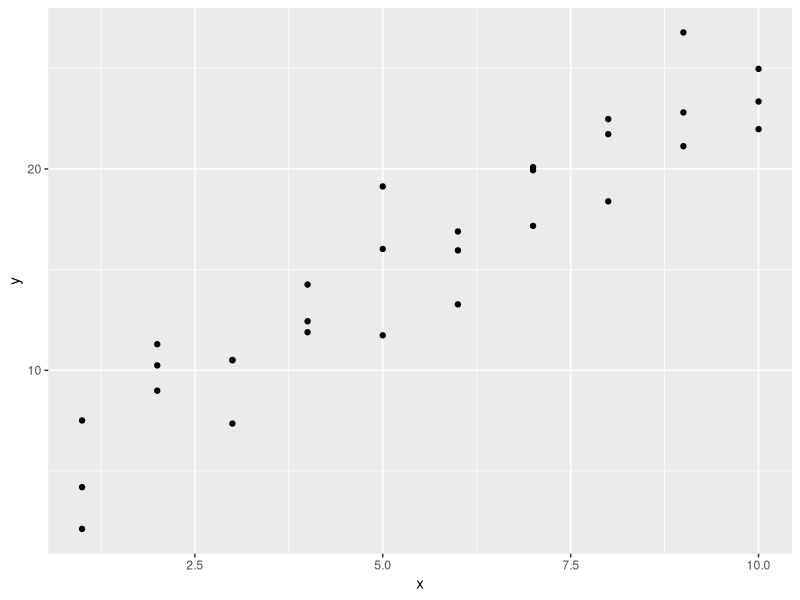
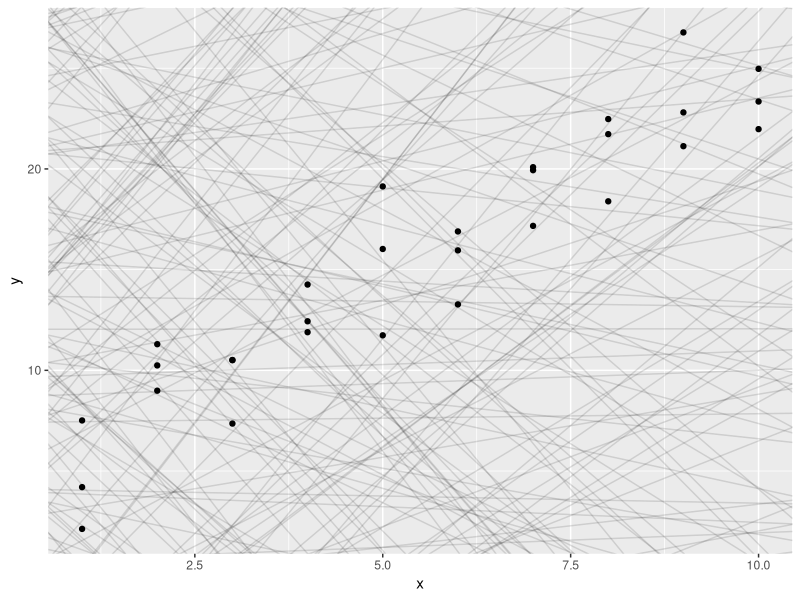
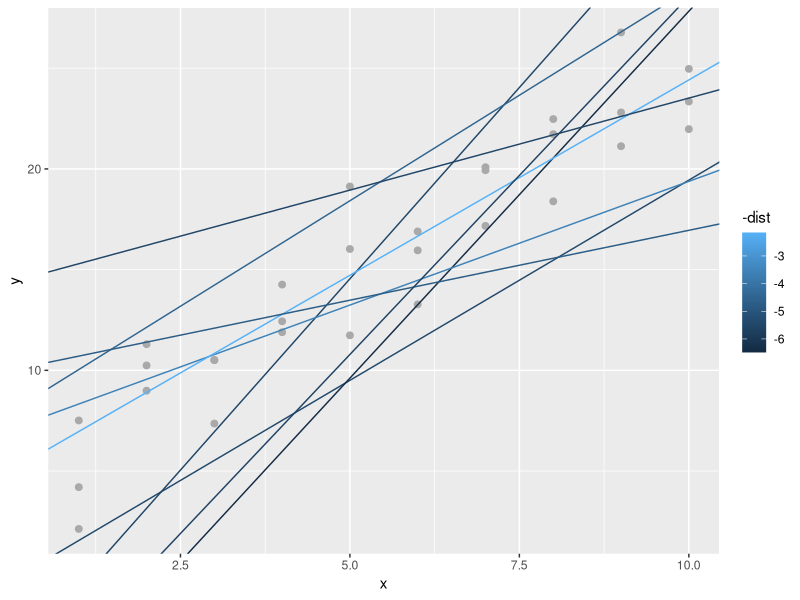
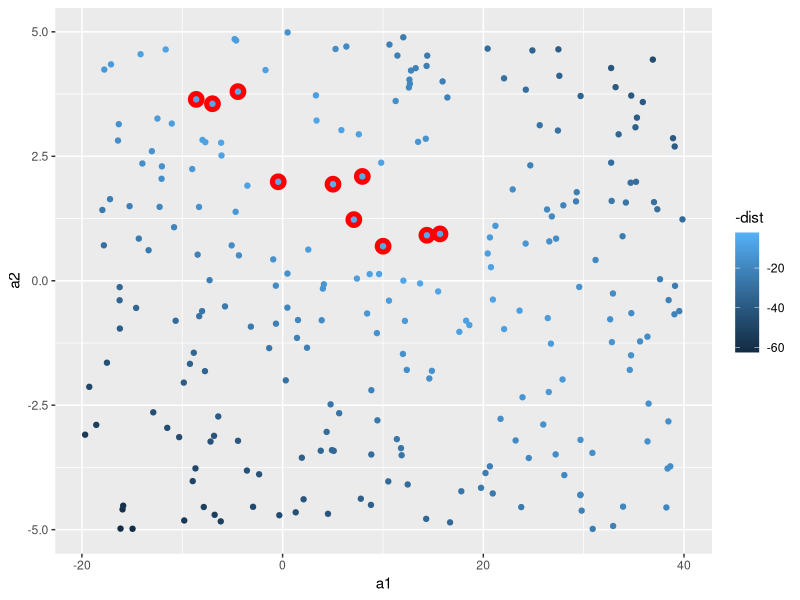
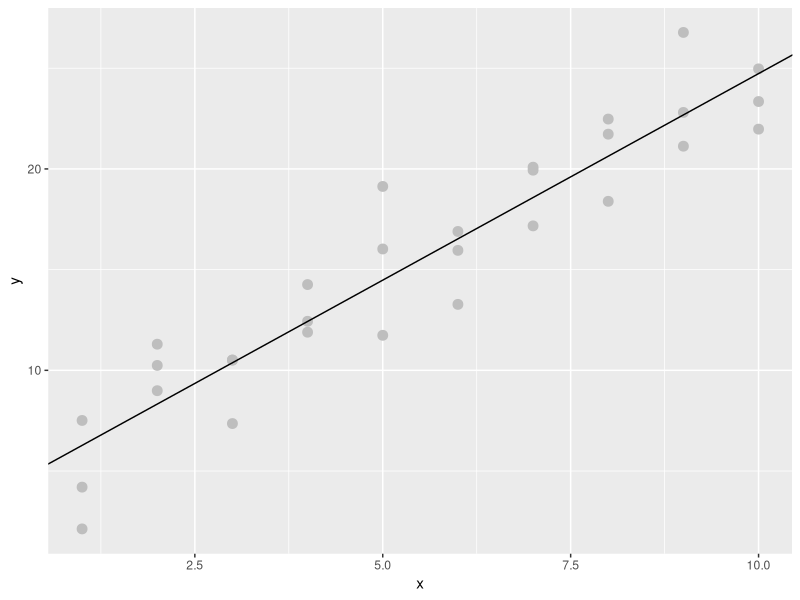
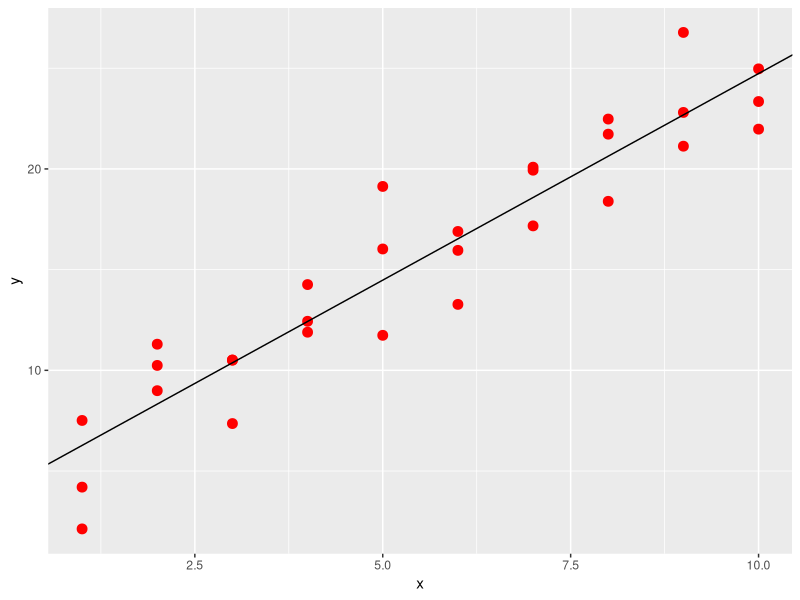
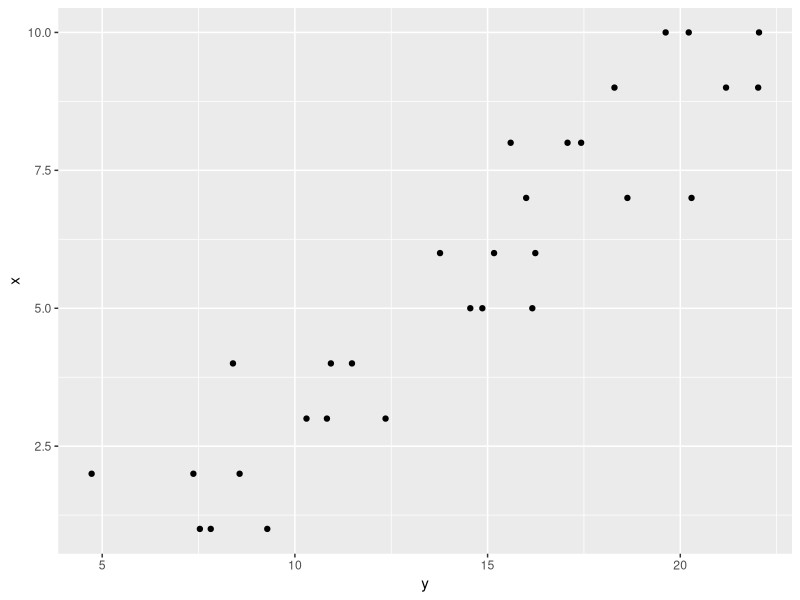
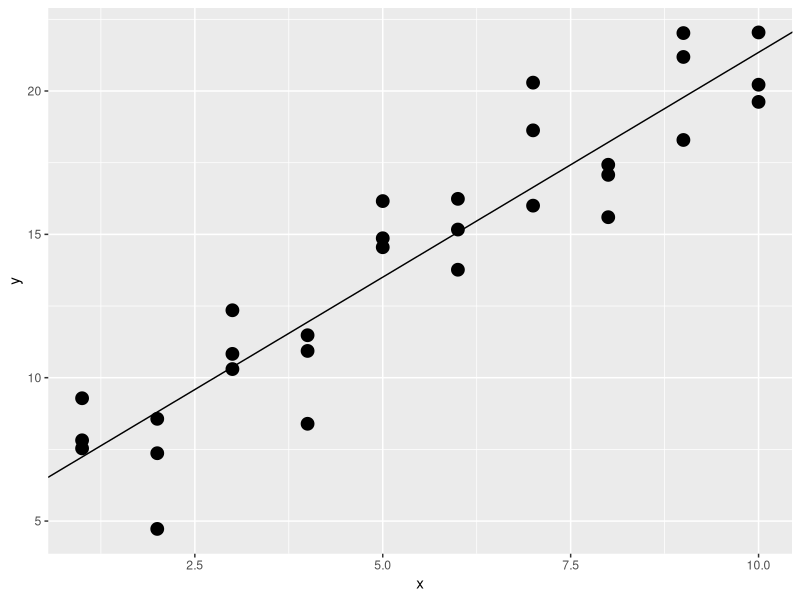

The R source for these figures, in order: (Note: this script raises an error after producing the figures.)
library(tidyverse)
library(modelr)
library(purrr)

options(na.action = na.warn)

ggplot(sim1, aes(x,y))+
  geom_point() 

models <- tibble(
  a1= runif(250, -20, 40),
  a2= runif(250, -5, 5)
)

models
ggplot(sim1, aes(x,y))+
  geom_point() +
  geom_abline(aes(intercept=a1,
                  slope=a2),
              data = models,
              alpha= 1/8)


model1 <- function(a, data) {
  a[1] + data$x * a[2]
}

model1(c(7,1.5), sim1)

qq <-as.tibble(model1(c(7, 1.5), sim1))

qq


measure_distance <- function(mod, data) {
  diff <- data$y - model1(mod, data)
  sqrt(mean(diff ^ 2))
}
measure_distance(c(7, 1.5), sim1)


sim1_dist <- function(a1, a2) {
  measure_distance(c(a1, a2), sim1)
}

models <- models %>% 
  mutate(dist = purrr::map2_dbl(a1, a2, sim1_dist))


models

ggplot(sim1, aes(x,y)) +
  geom_point(size=2, colour="darkgrey")+
  geom_abline(
    aes(intercept=a1, 
        slope=a2,
        colour = -dist),
    data=filter(models, rank(dist) <10)
  )

ggplot(models,
       aes(a1,a2))+
  geom_point(data=filter(models,
                         rank(dist)<11),
                         size=5,
                         colour="red")+
  geom_point(aes(colour=-dist))


best <- optim(c(0,0), measure_distance, data=sim1)

best$par

ggplot(sim1,
       aes(x,y))+
  geom_point(size=3,
             colour="grey")+
  geom_abline(intercept = best$par[1],
              slope = best$par[2])


tupac <- lm(y~x, data=sim1)
coef(tupac)

tupac$coefficients

ggplot(sim1,
       aes(x,y))+
  geom_point(size=3,
             colour="red")+
  geom_abline(intercept = tupac$coefficients[1],
              slope = tupac$coefficients[2])


# exercise ----------------------------------------------------------------

sim1a <- tibble(
  x = rep(1:10, each = 3),
  y = x * 1.5 + 6 + rt(length(x), df = 2)
)

ggplot(sim1a, aes(y,x))+
  geom_point()

q1a <- lm(y~x, data = sim1a)
q1a

ggplot(sim1a, aes(x,y)) +
  geom_point(size=4) +
  geom_abline(intercept = q1a$coefficients[1],
              slope = q1a$coefficients[2])


# predictions -------------------------------------------------------------


grid <-  sim1 %>%
  data_grid(x)
grid

grid <- grid %>%
  add_predictions(tupac)

ggplot(sim1, aes(x)) +
  geom_point(aes(y=y)) +
  geom_line(aes(y=pred), data = grid,
            colour="red", size = 3)

sim1 <- sim1 %>%
  add_residuals(tupac)

sim1
ggplot(sim1, aes(resid)) +
  geom_freqpoly(binwidth = 1)



ggplot(sim1, aes(x, resid)) +
  geom_ref_line(h = 0) +
  geom_point()



# EXERCISE 2 -------------------------------------------------------------
### 1
q1a <- loess(y~x, data = sim1a)
q1a

grid <-  sim1a %>%
  data_grid(x)
grid

grid <- grid %>%
  add_predictions(q1a)

grid

ggplot(sim1, aes(x)) +
  geom_point(aes(y=y)) +
  geom_line(aes(y=pred), data = grid,
            colour="red", size = 3)

sim1 <- sim1 %>%
  add_residuals(q1a)

sim1
ggplot(sim1, aes(resid)) +
  geom_freqpoly(binwidth = 1)



ggplot(sim1, aes(x, resid)) +
  geom_ref_line(h = 0) +
  geom_point()

### 2

grid <- grid %>%
  add_predictions(q1a)

?gather_predictions
?spread_predictions


df <- tibble::data_frame(
  x = sort(runif(100)),
  y = 5 * x + 0.5 * x ^ 2 + 3 + rnorm(length(x))
)
plot(df)


m1 <- lm(y ~ x, data = df)
grid <- data.frame(x = seq(0, 1, length = 10))
grid %>% add_predictions(m1)

m2 <- lm(y ~ poly(x, 2), data = df)

grid %>% spread_predictions(m1, m2)
grid %>% gather_predictions(m1, m2)


?geom_ref_line



# formulas and families ---------------------------------------------------

pp <- tribble(
  ~y, ~x1, ~x2,
  4, 2, 5,
  5, 1, 6
)

pp


model_matrix(pp, y ~ x1)

model_matrix(pp, y ~ x1 + x2)

pp <- tribble(
  ~ sex, ~ response,
  "male", 1,
  "female", 2,
  "male", 1
) 

pp
model_matrix(pp, response ~ sex)


ggplot(sim2) +
  geom_point(aes(x,y))


mod2 <- lm(y ~ x, data = sim2)

mod2

grid <- sim2 %>%
  data_grid(x) %>%
  add_predictions(mod2)

grid


ggplot(sim2, aes(x)) +
  geom_point(aes( y = y )) +
  geom_point(data=grid, aes(y=pred), colour="red", size = 5)

ggplot(sim3, aes(x1, y))+
  geom_point(aes(colour=x2))


mod1 <- lm(y ~ x1 + x2, data=sim3)
mod1
mod2 <- lm(y ~ x1 * x2, data=sim3)
mod2

grid <- sim3 %>%
  data_grid(x1,x2) %>%
  gather_predictions(mod1, mod2)

grid


ggplot(sim3, aes(x1, y, colour=x2))+
  geom_point()+
  geom_line(data=grid, aes(y = pred))+
  facet_wrap(~ model)


sim3 <- sim3 %>%
  gather_residuals(mod1, mod2)
sim3


ggplot(sim3, aes(x1, resid, colour=x2))+
  geom_point() +
  facet_grid(model ~ x2)


ggplot(sim4, aes(x=x1,
                 y=y))+
  geom_point(aes(colour = x2))


mod1 <- lm(y ~ x1 + x2, data = sim4)
mod2 <- lm(y ~ x1 * x2, data = sim4)


grid <- sim4 %>%
  data_grid(
    x1 = seq_range(x1, 5), pretty=TRUE,
    x2 = seq_range(x2, 5), pretty=TRUE) %>%
  gather_predictions(mod1, mod2)
 
grid

ggplot(grid, aes(x1,x2)) +
  geom_tile(aes(fill=pred))+
  facet_wrap(~model)


ggplot(grid,
       aes(x1, pred, colour = x2,
           group=x2))+
  geom_line()+
  facet_wrap(~model)

ggplot(grid, aes(x2, pred, colour = x1, group = x1)) + 
  geom_line() +
  facet_wrap(~ model)

df <- tribble(
  ~y, ~x,
  1,  1,
  2,  2, 
  3,  3
)


df


model_matrix(df, y ~ x^2 + x)
model_matrix(df, y ~ I(x^2) + x)
model_matrix(df, y~ poly(x,2))



library(splines)
 model_matrix(df, y~ ns(x, 2))
 
 
 sim5 <-  tibble(
   x = seq(0, 3.5*pi, length = 50),
   y = 4 * sin(x) + rnorm(length(x))
 )
 
 sim5
 
 ggplot(sim5, aes(x, y)) +
   geom_point()
 
